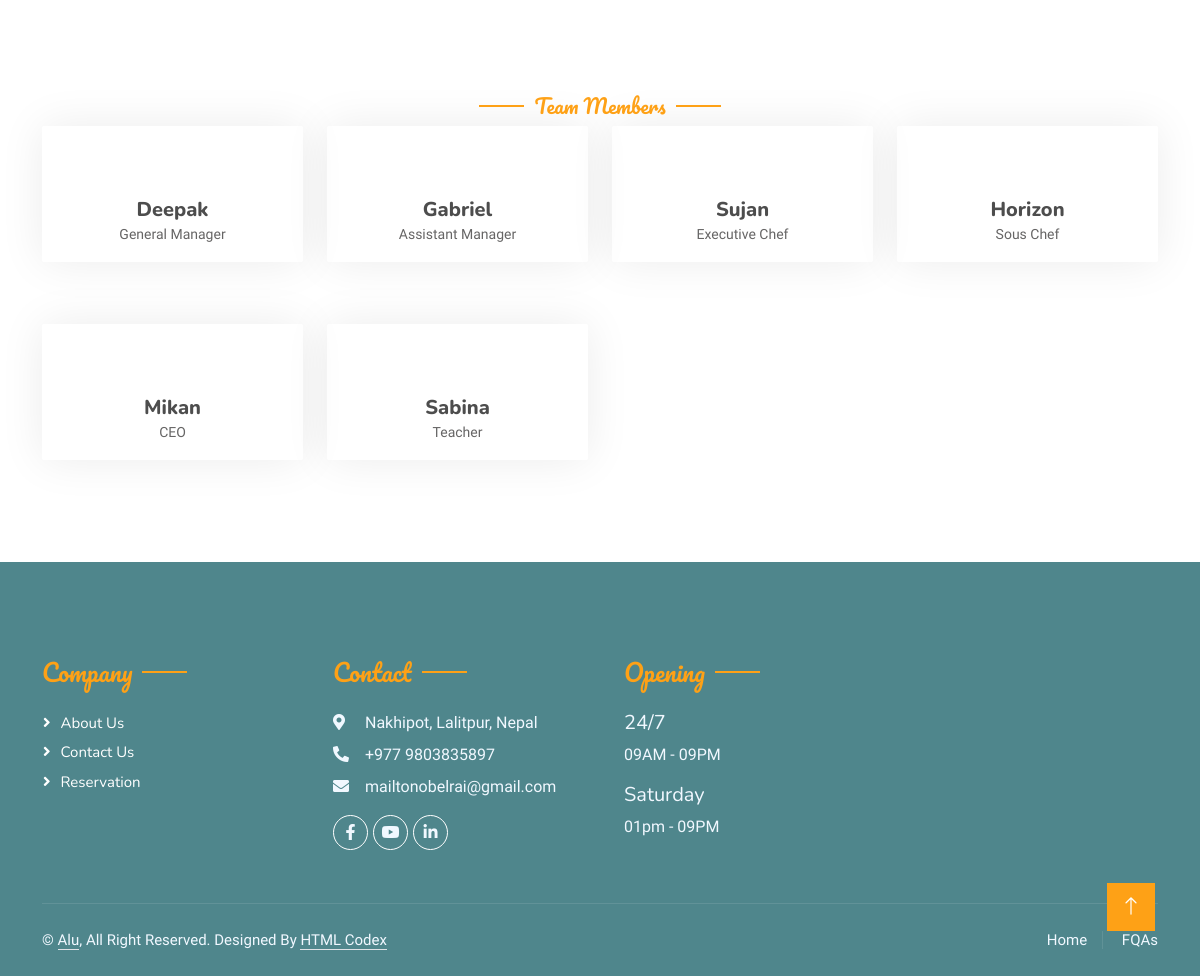
Before: /team/ (lower part) with the older database file.
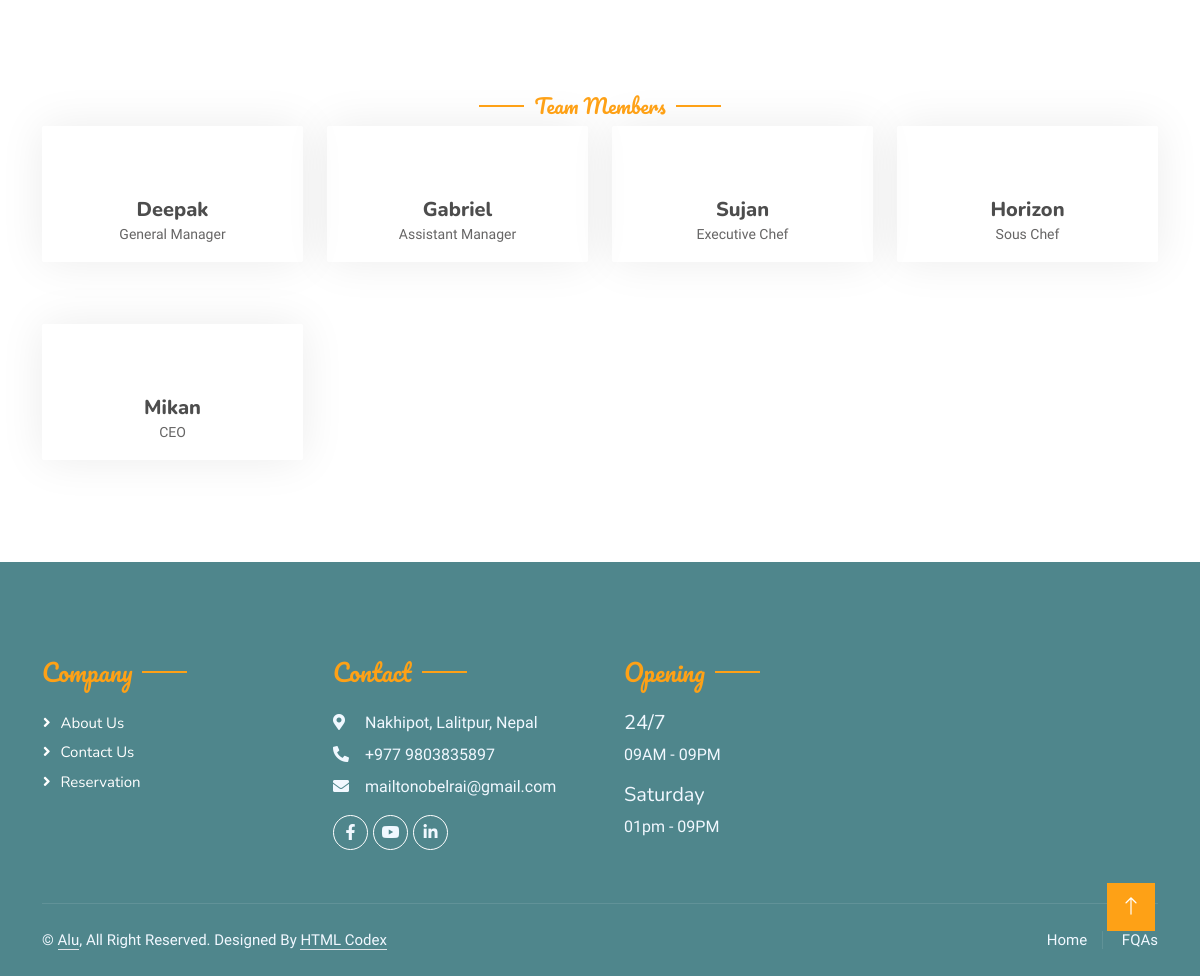
After: the same page with the newer database file.
### home/models.py (models this page shows, shortened)
class Staff(models.Model):
    name = models.CharField(max_length=20)
    gender = models.CharField(choices=GENDER_CHOICES, max_length=50, null=True)
    designation = models.CharField(max_length=20, null=True)
    facebook = models.CharField(max_length=200, null=True)
    linkedin = models.CharField(max_length=200, null=True)
    instagram = models.CharField(max_length=200, null=True)

### home/views.py (the view)
# urls.py: path("team/", team, name="team"),
def team(request):
    context = {
    "teams": Staff.objects.all(),
    }
    return render(request, "team.html", context)

### template/team.html (shortened to what this page needs)
{% extends 'base.html' %}
{% block myblock %}
        <div class="container-xxl pt-5 pb-3">
            <div class="container">
                <div class="text-center wow fadeInUp" data-wow-delay="0.1s">
                    <h5 class="section-title ff-secondary text-center text-primary fw-normal">Team Members</h5>
                </div>
                <div class="row g-4">
                            {% for team in teams %}
                    <div class="col-lg-3 col-md-6 wow fadeInUp" data-wow-delay="0.1s">
                        <div class="team-item text-center rounded overflow-hidden">
                            <div class="rounded-circle overflow-hidden m-4">
                            </div>
                            <h5 class="mb-0">{{ team.name }}</h5>
                            <small>{{ team.designation }}</small>
                        </div>
                    </div>
                     {% endfor %}
                </div>
            </div>
        </div>
{% endblock %}

Changed rows visible on the page:
removed Staff: name "Sabina", designation "Teacher"
